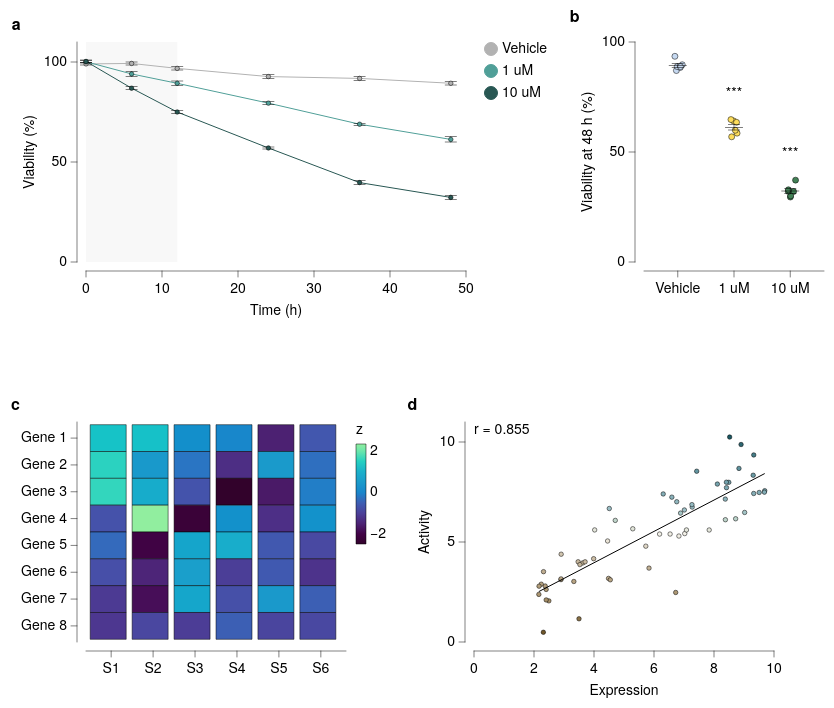

The specification (Vega-Lite) saved for this image:
### Vega-Lite specification from a JSON file in a GitHub repository (floating-point values rounded to 4 significant figures)
{"background": null, "config": {"arc": {"fill": "#DBDBDB", "fillOpacity": 1.0, "innerRadius": 25.0, "padAngle": 0.03, "stroke": "black", "strokeOpacity": 1, "strokeWidth": 0.25}, "area": {"fill": "#DBDBDB", "fillOpacity": 1.0, "stroke": "black", "strokeOpacity": 1, "strokeWidth": 0.25}, "axis": {"domain": true, "domainCap": "round", "domainColor": "black", "domainWidth": 0.25, "grid": false, "gridCap": "round", "gridColor": "#F1F1F1", "gridDash": [0, 0], "gridOpacity": 1.0, "gridWidth": 0.25, "labelColor": "black", "labelFont": "Helvetica Neue, HelveticaNeue, Helvetica, Arial, sans-serif", "labelFontSize": 7, "labelFontStyle": "normal", "labelFontWeight": 400, "offset": 4.5, "ticks": true, "tickCap": "round", "tickColor": "black", "tickRound": false, "tickSize": 3, "tickWidth": 0.25, "titleColor": "black", "titleFont": "Helvetica Neue, HelveticaNeue, Helvetica, Arial, sans-serif", "titleFontSize": 7, "titleFontStyle": "normal", "titleFontWeight": 400}, "axisX": {"domain": true, "labelAlign": "center", "labelAngle": 0, "labels": true, "ticks": true, "translate": 0}, "axisY": {"domain": true, "labelAlign": "right", "labelAngle": 0, "labels": true, "ticks": true, "translate": 0}, "axisRight": {"domain": true, "labelAlign": "left", "labelAngle": 0, "labels": true, "ticks": true, "translate": 0}, "axisTop": {"domain": true, "labelAlign": "center", "labelAngle": 0, "labels": true, "ticks": true, "translate": 0}, "axisBand": {"tickOffset": 0}, "bar": {"fill": "#DBDBDB", "fillOpacity": 1.0, "stroke": "black", "strokeOpacity": 1, "strokeWidth": 0.25}, "boxplot": {"size": 9.0, "ticks": {"cornerRadius": 0.25, "fill": "black", "opacity": 1, "size": 4.5, "thickness": 0.25}, "box": {"fillOpacity": 1.0, "stroke": "black", "strokeOpacity": 1, "strokeWidth": 0.25}, "median": {"cornerRadius": 0, "fill": "black", "fillOpacity": 1.0, "opacity": 1, "size": 9.0, "thickness": 0.25}, "rule": {"fill": "black", "fillOpacity": 1.0, "size": 10.0, "stroke": "black", "strokeDash": [0, 0], "strokeOpacity": 1, "strokeWidth": 0.25}, "outliers": {"color": "black", "fill": "black", "fillOpacity": 1.0, "size": 0, "stroke": "black", "strokeOpacity": 1, "strokeWidth": 0.25}}, "circle": {"fill": "black", "fillOpacity": 1.0, "size": 1.25, "stroke": null, "strokeOpacity": 1, "strokeWidth": 0.25}, "errorband": {"band": {"fillOpacity": 0.6, "stroke": null, "strokeWidth": 0.25, "strokeOpacity": 1}, "borders": {"opacity": 0, "strokeOpacity": 0.25, "strokeWidth": 1}}, "errorbar": {"opacity": 1, "rule": {"strokeDash": [0, 0], "strokeWidth": 0.25}, "ticks": {"color": "black", "cornerRadius": 0.125, "opacity": 1, "size": 6.0, "thickness": 0.25}, "thickness": 0.25}, "font": "Helvetica Neue, HelveticaNeue, Helvetica, Arial, sans-serif", "geoshape": {"fill": "#DBDBDB", "fillOpacity": 1.0, "stroke": "black", "strokeOpacity": 1, "strokeWidth": 0.25}, "header": {"labelColor": "black", "labelFont": "Helvetica Neue, HelveticaNeue, Helvetica, Arial, sans-serif", "labelFontSize": 7, "labelFontStyle": "normal", "labelFontWeight": 400, "titleColor": "black", "titleFont": "Helvetica Neue, HelveticaNeue, Helvetica, Arial, sans-serif", "titleFontSize": 7, "titleFontStyle": "normal", "titleFontWeight": 400, "titlePadding": 0}, "legend": {"disable": false, "offset": 4.5, "titlePadding": 4, "labelOffset": 2, "gradientLabelOffset": 2, "gradientLength": 50.0, "gradientThickness": 5.0, "gradientOpacity": 1.0, "gradientStrokeColor": "black", "gradientStrokeWidth": 0.25, "labelColor": "black", "labelFont": "Helvetica Neue, HelveticaNeue, Helvetica, Arial, sans-serif", "labelFontSize": 7, "labelFontStyle": "normal", "labelFontWeight": 400, "strokeColor": "black", "strokeWidth": 0, "symbolSize": 42, "symbolStrokeColor": "black", "symbolStrokeWidth": 0.25, "titleColor": "black", "titleFont": "Helvetica Neue, HelveticaNeue, Helvetica, Arial, sans-serif", "titleFontSize": 7, "titleFontStyle": "normal", "titleFontWeight": 400}, "line": {"color": "black", "stroke": "black", "strokeCap": "butt", "strokeDash": [0, 0], "strokeOpacity": 1, "strokeWidth": 0.5}, "point": {"filled": true, "fill": "#DBDBDB", "fillOpacity": 1.0, "size": 5.0, "stroke": "black", "strokeOpacity": 1, "strokeWidth": 0.25}, "range": {"category": ["#B2B2B2", "#4A7CD3", "#008542", "#664CAF", "#509F98", "#636363", "#284F93", "#005226", "#382864", "#285753"], "diverging": {"scheme": ["#443E60", "#5F597E", "#7C759B", "#9994B6", "#B7B4CC", "#D6D5DC", "#F6F6F6", "#D1DAD9", "#A4C2BF", "#7AA9A4", "#578E89", "#37736E", "#1B5954"]}, "heatmap": {"scheme": ["#440154", "#472270", "#433E82", "#38598C", "#2C728E", "#238A8D", "#24A086", "#39B578", "#5DC862", "#96D646", "#CAE02D", "#FDE724"]}, "ordinal": {"scheme": ["#F1F1F1", "#DBDBDB", "#C6C6C6", "#B2B2B2", "#9D9D9D", "#898989", "#767676", "#636363", "#515151", "#404040", "#2F2F2F", "#1F1F1F"]}, "ramp": {"scheme": ["#440154", "#472270", "#433E82", "#38598C", "#2C728E", "#238A8D", "#24A086", "#39B578", "#5DC862", "#96D646", "#CAE02D", "#FDE724"]}}, "rule": {"color": "black", "stroke": "black", "strokeCap": "round", "strokeDash": [2, 2], "strokeOpacity": 1, "strokeWidth": 0.25}, "scale": {"barBandPaddingInner": 0.1, "rectBandPaddingInner": 0, "tickBandPaddingInner": 0.1, "bandPaddingOuter": 0.1, "bandWithNestedOffsetPaddingInner": 0.2, "bandWithNestedOffsetPaddingOuter": 0.2, "offsetBandPaddingInner": 0, "offsetBandPaddingOuter": 0, "round": false}, "rect": {"fill": "#DBDBDB", "fillOpacity": 1.0, "stroke": "black", "strokeOpacity": 1, "strokeWidth": 0.25}, "square": {"fill": "#DBDBDB", "fillOpacity": 1.0, "size": 10.0, "stroke": "black", "strokeOpacity": 1, "strokeWidth": 0.25}, "text": {"color": "black", "font": "Helvetica Neue, HelveticaNeue, Helvetica, Arial, sans-serif", "fontSize": 7, "fontStyle": "normal", "fontWeight": 400}, "tick": {"color": "black", "cornerRadius": 0.125, "opacity": 1.0, "size": 9.0, "thickness": 0.25}, "title": {"anchor": "middle", "frame": "group", "color": "black", "font": "Helvetica Neue, HelveticaNeue, Helvetica, Arial, sans-serif", "fontSize": 7, "fontStyle": "normal", "fontWeight": 400, "subtitleColor": "black", "subtitleFont": "Helvetica Neue, HelveticaNeue, Helvetica, Arial, sans-serif", "subtitleFontSize": "Helvetica Neue, HelveticaNeue, Helvetica, Arial, sans-serif", "subtitleFontStyle": "normal", "subtitleFontWeight": 400}, "trail": {"color": "black", "opacity": 1, "size": 0.5}, "view": {"continuousWidth": 100, "continuousHeight": 100, "discreteWidth": 100, "discreteHeight": 100, "fill": null, "stroke": null, "strokeWidth": 0.25}}, "vconcat": [{"hconcat": [{"vconcat": [{"layer": [{"mark": {"type": "rect", "color": "#F1F1F1", "cornerRadius": 0, "opacity": 0.5, "stroke": null, "strokeOpacity": 0, "strokeWidth": 0}, "encoding": {"x": {"datum": 0.0}, "x2": {"datum": 12.0}}}, {"data": {"name": "data-2df8fcd8789482323111f1ef45e04648"}, "mark": {"type": "line"}, "encoding": {"color": {"field": "dose", "scale": {"range": ["#B2B2B2", "#509F98", "#285753"]}, "sort": ["Vehicle", "1 uM", "10 uM"], "title": null, "type": "nominal"}, "x": {"field": "hour", "scale": {"domain": [0, 48]}, "title": "Time (h)", "type": "quantitative"}, "y": {"aggregate": "mean", "field": "viability", "title": "Viability (%)", "type": "quantitative"}}}, {"data": {"name": "data-2df8fcd8789482323111f1ef45e04648"}, "mark": {"type": "errorbar", "extent": "stderr"}, "encoding": {"detail": {"field": "dose", "type": "nominal"}, "x": {"field": "hour", "scale": {"domain": [0, 48]}, "title": "Time (h)", "type": "quantitative"}, "y": {"field": "viability", "title": "", "type": "quantitative"}}}, {"data": {"name": "data-2df8fcd8789482323111f1ef45e04648"}, "mark": {"type": "point", "filled": true}, "encoding": {"color": {"field": "dose", "scale": {"range": ["#B2B2B2", "#509F98", "#285753"]}, "sort": ["Vehicle", "1 uM", "10 uM"], "title": null, "type": "nominal"}, "x": {"field": "hour", "scale": {"domain": [0, 48]}, "title": "Time (h)", "type": "quantitative"}, "y": {"aggregate": "mean", "field": "viability", "title": "", "type": "quantitative"}}}], "height": 110, "width": 190}], "data": {"name": "data-f649f9d1c293ec8042ca0358e3477a5a"}, "title": {"text": "a", "anchor": "start", "dx": -5, "dy": 0, "fontSize": 8, "fontWeight": 700, "frame": "bounds"}}, {"vconcat": [{"layer": [{"data": {"name": "data-57725c74331da9a384eb74789823cfd5"}, "mark": {"type": "circle", "opacity": 1.0, "size": 9.0, "stroke": "black", "strokeOpacity": 1, "strokeWidth": 0.25}, "encoding": {"color": {"field": "dose", "legend": null, "scale": {"domain": ["Vehicle", "1 uM", "10 uM"], "range": ["#C6D9F1", "#FDDD5D", "#438156"]}, "sort": ["Vehicle", "1 uM", "10 uM"], "title": null, "type": "nominal"}, "x": {"axis": {}, "field": "dose", "scale": {"domain": ["Vehicle", "1 uM", "10 uM"]}, "sort": ["Vehicle", "1 uM", "10 uM"], "title": null, "type": "nominal"}, "xOffset": {"field": "jitter_x", "scale": {"domain": [-2.65, 2.65], "range": [8.6, 13.9]}, "type": "quantitative"}, "y": {"field": "viability", "title": "Viability at 48 h (%)", "type": "quantitative"}}}, {"data": {"name": "data-367dc2c68b38cfd54792e89a209c9a37"}, "mark": {"type": "errorbar"}, "encoding": {"x": {"axis": {}, "field": "dose", "scale": {"domain": ["Vehicle", "1 uM", "10 uM"]}, "sort": ["Vehicle", "1 uM", "10 uM"], "title": null, "type": "nominal"}, "y": {"field": "__mean", "title": "Viability at 48 h (%)", "type": "quantitative"}, "yError": {"field": "__error"}}}, {"data": {"name": "data-367dc2c68b38cfd54792e89a209c9a37"}, "mark": {"type": "tick"}, "encoding": {"x": {"axis": {}, "field": "dose", "scale": {"domain": ["Vehicle", "1 uM", "10 uM"]}, "sort": ["Vehicle", "1 uM", "10 uM"], "title": null, "type": "nominal"}, "y": {"field": "__mean", "title": "Viability at 48 h (%)", "type": "quantitative"}}}, {"layer": [{"data": {"values": [{"y": 64.74, "label": "***", "__dysonsphere__": 1}]}, "mark": {"type": "text", "align": "center", "baseline": "bottom", "dy": -10.0, "fontSize": 7}, "encoding": {"text": {"field": "label", "type": "nominal"}, "x": {"value": 45.0}, "y": {"field": "y", "type": "quantitative"}}}, {"data": {"values": [{"y": 37.21, "label": "***", "__dysonsphere__": 1}]}, "mark": {"type": "text", "align": "center", "baseline": "bottom", "dy": -10.0, "fontSize": 7}, "encoding": {"text": {"field": "label", "type": "nominal"}, "x": {"value": 73.12}, "y": {"field": "y", "type": "quantitative"}}}], "name": "__dysonsphere_750940f550e4b966_1"}], "height": 110, "width": 90}], "title": {"text": "b", "anchor": "start", "dx": -5, "dy": 0, "fontSize": 8, "fontWeight": 700, "frame": "bounds"}}], "resolve": {"scale": {"color": "independent"}}, "spacing": 10}, {"hconcat": [{"vconcat": [{"mark": {"type": "rect"}, "encoding": {"color": {"field": "z", "scale": {"range": ["#32022B", "#43044D", "#4D338C", "#484DA6", "#1D83CA", "#1D9CCB", "#23B5C9", "#4DE0B4", "#91EE9F"]}, "title": "z", "type": "quantitative"}, "x": {"field": "sample", "title": null, "type": "nominal"}, "y": {"field": "gene", "title": null, "type": "nominal"}}, "height": 110, "width": 130}], "data": {"name": "data-a21647c02a1d24cb6cbfe2bbd9a7734f"}, "title": {"text": "c", "anchor": "start", "dx": -5, "dy": 0, "fontSize": 8, "fontWeight": 700, "frame": "bounds"}}, {"vconcat": [{"layer": [{"data": {"name": "data-049ae1e054d46cab2c22a6cf55834b21"}, "mark": {"type": "point", "filled": true}, "encoding": {"color": {"field": "activity", "legend": null, "scale": {"range": ["#6F572A", "#9E875F", "#B5A17F", "#CABBA2", "#F4F1E9", "#9DBFC6", "#78A5AF", "#558B96", "#1A5762"]}, "title": null, "type": "quantitative"}, "x": {"field": "expression", "title": "Expression", "type": "quantitative"}, "y": {"field": "activity", "title": "Activity", "type": "quantitative"}}}, {"layer": [{"data": {"name": "data-ff6682bfcc01d8060f743c19712dd229"}, "mark": {"type": "line"}, "encoding": {"x": {"field": "expression", "type": "quantitative"}, "y": {"field": "activity", "type": "quantitative"}}}, {"data": {"values": [{"__dysonsphere__": 1}]}, "mark": {"type": "text", "align": "left", "angle": 0, "baseline": "top", "dx": 0, "dy": 0, "fontSize": 7, "opacity": 1.0}, "encoding": {"text": {"value": "r = 0.855"}, "x": {"value": 0}, "y": {"value": 0}}}], "name": "__dysonsphere_4a0d6e838e0e7d52_2"}], "height": 110, "width": 150}], "title": {"text": "d", "anchor": "start", "dx": -5, "dy": 0, "fontSize": 8, "fontWeight": 700, "frame": "bounds"}}], "resolve": {"scale": {"color": "independent"}}, "spacing": 10}], "resolve": {"scale": {"color": "independent"}}, "spacing": 40, "$schema": "https://vega.github.io/schema/vega-lite/v6.4.1.json", "datasets": {"data-f649f9d1c293ec8042ca0358e3477a5a": [{"__dummy": 0, "__dysonsphere__": 1}], "data-2df8fcd8789482323111f1ef45e04648": [{"dose": "Vehicle", "hour": 0, "viability": 100.0}, {"dose": "Vehicle", "hour": 0, "viability": 100.7}, {"dose": "Vehicle", "hour": 0, "viability": 99.31}, {"dose": "Vehicle", "hour": 0, "viability": 97.77}, {"dose": "Vehicle", "hour": 0, "viability": 98.86}, {"dose": "Vehicle", "hour": 0, "viability": 97.52}, {"dose": "Vehicle", "hour": 6, "viability": 98.96}, {"dose": "Vehicle", "hour": 6, "viability": 102.2}, {"dose": "Vehicle", "hour": 6, "viability": 97.58}, {"dose": "Vehicle", "hour": 6, "viability": 97.26}, {"dose": "Vehicle", "hour": 6, "viability": 100.0}, {"dose": "Vehicle", "hour": 6, "viability": 99.7}, {"dose": "Vehicle", "hour": 12, "viability": 97.89}, {"dose": "Vehicle", "hour": 12, "viability": 95.3}, {"dose": "Vehicle", "hour": 12, "viability": 97.56}, {"dose": "Vehicle", "hour": 12, "viability": 99.37}, {"dose": "Vehicle", "hour": 12, "viability": 94.27}, {"dose": "Vehicle", "hour": 12, "viability": 96.48}, {"dose": "Vehicle", "hour": 24, "viability": 90.56}, {"dose": "Vehicle", "hour": 24, "viability": 92.09}, {"dose": "Vehicle", "hour": 24, "viability": 90.71}, {"dose": "Vehicle", "hour": 24, "viability": 94.73}, {"dose": "Vehicle", "hour": 24, "viability": 92.14}, {"dose": "Vehicle", "hour": 24, "viability": 95.99}, {"dose": "Vehicle", "hour": 36, "viability": 93.44}, {"dose": "Vehicle", "hour": 36, "viability": 92.59}, {"dose": "Vehicle", "hour": 36, "viability": 86.76}, {"dose": "Vehicle", "hour": 36, "viability": 91.71}, {"dose": "Vehicle", "hour": 36, "viability": 92.93}, {"dose": "Vehicle", "hour": 36, "viability": 93.34}, {"dose": "Vehicle", "hour": 48, "viability": 87.02}, {"dose": "Vehicle", "hour": 48, "viability": 89.65}, {"dose": "Vehicle", "hour": 48, "viability": 88.4}, {"dose": "Vehicle", "hour": 48, "viability": 88.82}, {"dose": "Vehicle", "hour": 48, "viability": 93.5}, {"dose": "Vehicle", "hour": 48, "viability": 88.83}, {"dose": "1 uM", "hour": 0, "viability": 99.92}, {"dose": "1 uM", "hour": 0, "viability": 102.2}, {"dose": "1 uM", "hour": 0, "viability": 98.54}, {"dose": "1 uM", "hour": 0, "viability": 99.72}, {"dose": "1 uM", "hour": 0, "viability": 100.3}, {"dose": "1 uM", "hour": 0, "viability": 100.2}, {"dose": "1 uM", "hour": 6, "viability": 91.11}, {"dose": "1 uM", "hour": 6, "viability": 94.37}, {"dose": "1 uM", "hour": 6, "viability": 97.57}, {"dose": "1 uM", "hour": 6, "viability": 90.31}, {"dose": "1 uM", "hour": 6, "viability": 96.32}, {"dose": "1 uM", "hour": 6, "viability": 94.47}, {"dose": "1 uM", "hour": 12, "viability": 87.09}, {"dose": "1 uM", "hour": 12, "viability": 93.69}, {"dose": "1 uM", "hour": 12, "viability": 90.6}, {"dose": "1 uM", "hour": 12, "viability": 85.69}, {"dose": "1 uM", "hour": 12, "viability": 88.88}, {"dose": "1 uM", "hour": 12, "viability": 90.13}, {"dose": "1 uM", "hour": 24, "viability": 78.19}, {"dose": "1 uM", "hour": 24, "viability": 80.37}, {"dose": "1 uM", "hour": 24, "viability": 78.5}, {"dose": "1 uM", "hour": 24, "viability": 80.33}, {"dose": "1 uM", "hour": 24, "viability": 82.26}, {"dose": "1 uM", "hour": 24, "viability": 76.97}, {"dose": "1 uM", "hour": 36, "viability": 70.28}, {"dose": "1 uM", "hour": 36, "viability": 68.61}, {"dose": "1 uM", "hour": 36, "viability": 70.09}, {"dose": "1 uM", "hour": 36, "viability": 66.8}, {"dose": "1 uM", "hour": 36, "viability": 68.32}, {"dose": "1 uM", "hour": 36, "viability": 69.28}, {"dose": "1 uM", "hour": 48, "viability": 64.13}, {"dose": "1 uM", "hour": 48, "viability": 64.74}, {"dose": "1 uM", "hour": 48, "viability": 58.57}, {"dose": "1 uM", "hour": 48, "viability": 59.89}, {"dose": "1 uM", "hour": 48, "viability": 63.5}, {"dose": "1 uM", "hour": 48, "viability": 56.9}, {"dose": "10 uM", "hour": 0, "viability": 98.84}, {"dose": "10 uM", "hour": 0, "viability": 99.76}, {"dose": "10 uM", "hour": 0, "viability": 103.1}, {"dose": "10 uM", "hour": 0, "viability": 101.7}, {"dose": "10 uM", "hour": 0, "viability": 99.18}, {"dose": "10 uM", "hour": 0, "viability": 99.08}, {"dose": "10 uM", "hour": 6, "viability": 85.96}, {"dose": "10 uM", "hour": 6, "viability": 90.4}, {"dose": "10 uM", "hour": 6, "viability": 85.52}, {"dose": "10 uM", "hour": 6, "viability": 85.83}, {"dose": "10 uM", "hour": 6, "viability": 87.47}, {"dose": "10 uM", "hour": 6, "viability": 86.29}, {"dose": "10 uM", "hour": 12, "viability": 74.48}, {"dose": "10 uM", "hour": 12, "viability": 72.19}, {"dose": "10 uM", "hour": 12, "viability": 74.95}, {"dose": "10 uM", "hour": 12, "viability": 73.87}, {"dose": "10 uM", "hour": 12, "viability": 77.89}, {"dose": "10 uM", "hour": 12, "viability": 76.61}, {"dose": "10 uM", "hour": 24, "viability": 56.15}, {"dose": "10 uM", "hour": 24, "viability": 57.89}, {"dose": "10 uM", "hour": 24, "viability": 55.36}, {"dose": "10 uM", "hour": 24, "viability": 58.84}, {"dose": "10 uM", "hour": 24, "viability": 56.2}, {"dose": "10 uM", "hour": 24, "viability": 57.67}, {"dose": "10 uM", "hour": 36, "viability": 38.92}, {"dose": "10 uM", "hour": 36, "viability": 43.01}, {"dose": "10 uM", "hour": 36, "viability": 37.93}, {"dose": "10 uM", "hour": 36, "viability": 37.06}, {"dose": "10 uM", "hour": 36, "viability": 41.39}, {"dose": "10 uM", "hour": 36, "viability": 39.9}, {"dose": "10 uM", "hour": 48, "viability": 32.01}, {"dose": "10 uM", "hour": 48, "viability": 37.21}, {"dose": "10 uM", "hour": 48, "viability": 29.52}, {"dose": "10 uM", "hour": 48, "viability": 30.04}, {"dose": "10 uM", "hour": 48, "viability": 32.11}, {"dose": "10 uM", "hour": 48, "viability": 32.83}], "data-57725c74331da9a384eb74789823cfd5": [{"dose": "Vehicle", "hour": 48, "viability": 87.02, "jitter_x": -0.6855}, {"dose": "Vehicle", "hour": 48, "viability": 89.65, "jitter_x": 2.252}, {"dose": "Vehicle", "hour": 48, "viability": 88.4, "jitter_x": 1.224}, {"dose": "Vehicle", "hour": 48, "viability": 88.82, "jitter_x": -0.2527}, {"dose": "Vehicle", "hour": 48, "viability": 93.5, "jitter_x": -1.419}, {"dose": "Vehicle", "hour": 48, "viability": 88.83, "jitter_x": 1.329}, {"dose": "1 uM", "hour": 48, "viability": 64.13, "jitter_x": -0.221}, {"dose": "1 uM", "hour": 48, "viability": 64.74, "jitter_x": -1.523}, {"dose": "1 uM", "hour": 48, "viability": 58.57, "jitter_x": 1.532}, {"dose": "1 uM", "hour": 48, "viability": 59.89, "jitter_x": 0.6424}, {"dose": "1 uM", "hour": 48, "viability": 63.5, "jitter_x": 1.261}, {"dose": "1 uM", "hour": 48, "viability": 56.9, "jitter_x": -1.167}, {"dose": "10 uM", "hour": 48, "viability": 32.01, "jitter_x": 1.659}, {"dose": "10 uM", "hour": 48, "viability": 37.21, "jitter_x": 2.65}, {"dose": "10 uM", "hour": 48, "viability": 29.52, "jitter_x": 0.0485}, {"dose": "10 uM", "hour": 48, "viability": 30.04, "jitter_x": 0.1995}, {"dose": "10 uM", "hour": 48, "viability": 32.11, "jitter_x": -1.006}, {"dose": "10 uM", "hour": 48, "viability": 32.83, "jitter_x": -0.9161}], "data-367dc2c68b38cfd54792e89a209c9a37": [{"dose": "Vehicle", "__mean": 89.37, "__error": 0.8977, "__dysonsphere__": 1}, {"dose": "1 uM", "__mean": 61.29, "__error": 1.335, "__dysonsphere__": 1}, {"dose": "10 uM", "__mean": 32.29, "__error": 1.116, "__dysonsphere__": 1}], "data-a21647c02a1d24cb6cbfe2bbd9a7734f": [{"gene": "Gene 1", "sample": "S1", "z": 1.324}, {"gene": "Gene 1", "sample": "S2", "z": 1.294}, {"gene": "Gene 1", "sample": "S3", "z": 0.2025}, {"gene": "Gene 1", "sample": "S4", "z": 0.01991}, {"gene": "Gene 1", "sample": "S5", "z": -1.534}, {"gene": "Gene 1", "sample": "S6", "z": -0.5792}, {"gene": "Gene 2", "sample": "S1", "z": 1.535}, {"gene": "Gene 2", "sample": "S2", "z": 0.4455}, {"gene": "Gene 2", "sample": "S3", "z": -0.2402}, {"gene": "Gene 2", "sample": "S4", "z": -1.358}, {"gene": "Gene 2", "sample": "S5", "z": 0.4721}, {"gene": "Gene 2", "sample": "S6", "z": -0.3073}, {"gene": "Gene 3", "sample": "S1", "z": 1.589}, {"gene": "Gene 3", "sample": "S2", "z": 0.909}, {"gene": "Gene 3", "sample": "S3", "z": -0.6186}, {"gene": "Gene 3", "sample": "S4", "z": -2.498}, {"gene": "Gene 3", "sample": "S5", "z": -1.631}, {"gene": "Gene 3", "sample": "S6", "z": -0.1372}, {"gene": "Gene 4", "sample": "S1", "z": -0.6286}, {"gene": "Gene 4", "sample": "S2", "z": 2.347}, {"gene": "Gene 4", "sample": "S3", "z": -2.246}, {"gene": "Gene 4", "sample": "S4", "z": 0.2567}, {"gene": "Gene 4", "sample": "S5", "z": -1.345}, {"gene": "Gene 4", "sample": "S6", "z": 0.279}, {"gene": "Gene 5", "sample": "S1", "z": -0.369}, {"gene": "Gene 5", "sample": "S2", "z": -2.037}, {"gene": "Gene 5", "sample": "S3", "z": 0.7491}, {"gene": "Gene 5", "sample": "S4", "z": 0.9417}, {"gene": "Gene 5", "sample": "S5", "z": -0.5658}, {"gene": "Gene 5", "sample": "S6", "z": -0.7739}, {"gene": "Gene 6", "sample": "S1", "z": -0.6599}, {"gene": "Gene 6", "sample": "S2", "z": -1.475}, {"gene": "Gene 6", "sample": "S3", "z": 0.5986}, {"gene": "Gene 6", "sample": "S4", "z": -1.043}, {"gene": "Gene 6", "sample": "S5", "z": -0.5512}, {"gene": "Gene 6", "sample": "S6", "z": -1.293}, {"gene": "Gene 7", "sample": "S1", "z": -1.126}, {"gene": "Gene 7", "sample": "S2", "z": -1.778}, {"gene": "Gene 7", "sample": "S3", "z": 0.7571}, {"gene": "Gene 7", "sample": "S4", "z": -0.6541}, {"gene": "Gene 7", "sample": "S5", "z": 0.4659}, {"gene": "Gene 7", "sample": "S6", "z": -0.4867}, {"gene": "Gene 8", "sample": "S1", "z": -1.194}, {"gene": "Gene 8", "sample": "S2", "z": -0.8267}, {"gene": "Gene 8", "sample": "S3", "z": -1.06}, {"gene": "Gene 8", "sample": "S4", "z": -0.492}, {"gene": "Gene 8", "sample": "S5", "z": -0.8753}, {"gene": "Gene 8", "sample": "S6", "z": -0.7999}], "data-049ae1e054d46cab2c22a6cf55834b21": [{"expression": 3.623, "activity": 3.952}, {"expression": 2.406, "activity": 2.63}, {"expression": 3.703, "activity": 4.009}, {"expression": 9.324, "activity": 7.426}, {"expression": 8.721, "activity": 6.161}, {"expression": 2.899, "activity": 3.119}, {"expression": 6.83, "activity": 5.298}, {"expression": 5.834, "activity": 3.695}, {"expression": 6.757, "activity": 7.013}, {"expression": 7.274, "activity": 6.746}, {"expression": 4.453, "activity": 5.05}, {"expression": 9.691, "activity": 7.565}, {"expression": 5.727, "activity": 4.792}, {"expression": 7.025, "activity": 5.421}, {"expression": 7.082, "activity": 5.601}, {"expression": 3.471, "activity": 4.011}, {"expression": 2.495, "activity": 2.056}, {"expression": 5.292, "activity": 5.661}, {"expression": 8.112, "activity": 7.897}, {"expression": 8.522, "activity": 10.25}, {"expression": 7.84, "activity": 5.601}, {"expression": 2.906, "activity": 4.39}, {"expression": 9.307, "activity": 8.338}, {"expression": 8.416, "activity": 7.716}, {"expression": 9.022, "activity": 6.477}, {"expression": 6.186, "activity": 5.397}, {"expression": 9.325, "activity": 9.352}, {"expression": 2.373, "activity": 2.8}, {"expression": 2.242, "activity": 2.891}, {"expression": 2.162, "activity": 2.381}, {"expression": 4.022, "activity": 5.603}, {"expression": 3.989, "activity": 4.165}, {"expression": 3.5, "activity": 1.16}, {"expression": 6.536, "activity": 5.399}, {"expression": 2.312, "activity": 0.487}, {"expression": 6.723, "activity": 2.477}, {"expression": 3.328, "activity": 3.026}, {"expression": 7.423, "activity": 8.539}, {"expression": 2.169, "activity": 2.791}, {"expression": 4.485, "activity": 3.181}, {"expression": 9.507, "activity": 7.477}, {"expression": 6.307, "activity": 7.402}, {"expression": 8.493, "activity": 7.983}, {"expression": 7.264, "activity": 6.869}, {"expression": 6.886, "activity": 6.445}, {"expression": 3.53, "activity": 3.87}, {"expression": 6.595, "activity": 7.243}, {"expression": 2.317, "activity": 3.517}, {"expression": 8.413, "activity": 7.989}, {"expression": 9.681, "activity": 7.493}, {"expression": 8.832, "activity": 8.679}, {"expression": 2.406, "activity": 2.103}, {"expression": 4.709, "activity": 6.08}, {"expression": 4.544, "activity": 3.11}, {"expression": 2.902, "activity": 3.156}, {"expression": 7.013, "activity": 6.601}, {"expression": 8.38, "activity": 6.114}, {"expression": 4.51, "activity": 6.674}, {"expression": 8.902, "activity": 9.874}, {"expression": 8.377, "activity": 7.145}], "data-ff6682bfcc01d8060f743c19712dd229": [{"expression": 2.162, "activity": 2.521, "__dysonsphere__": 1}, {"expression": 9.691, "activity": 8.422, "__dysonsphere__": 1}]}}
